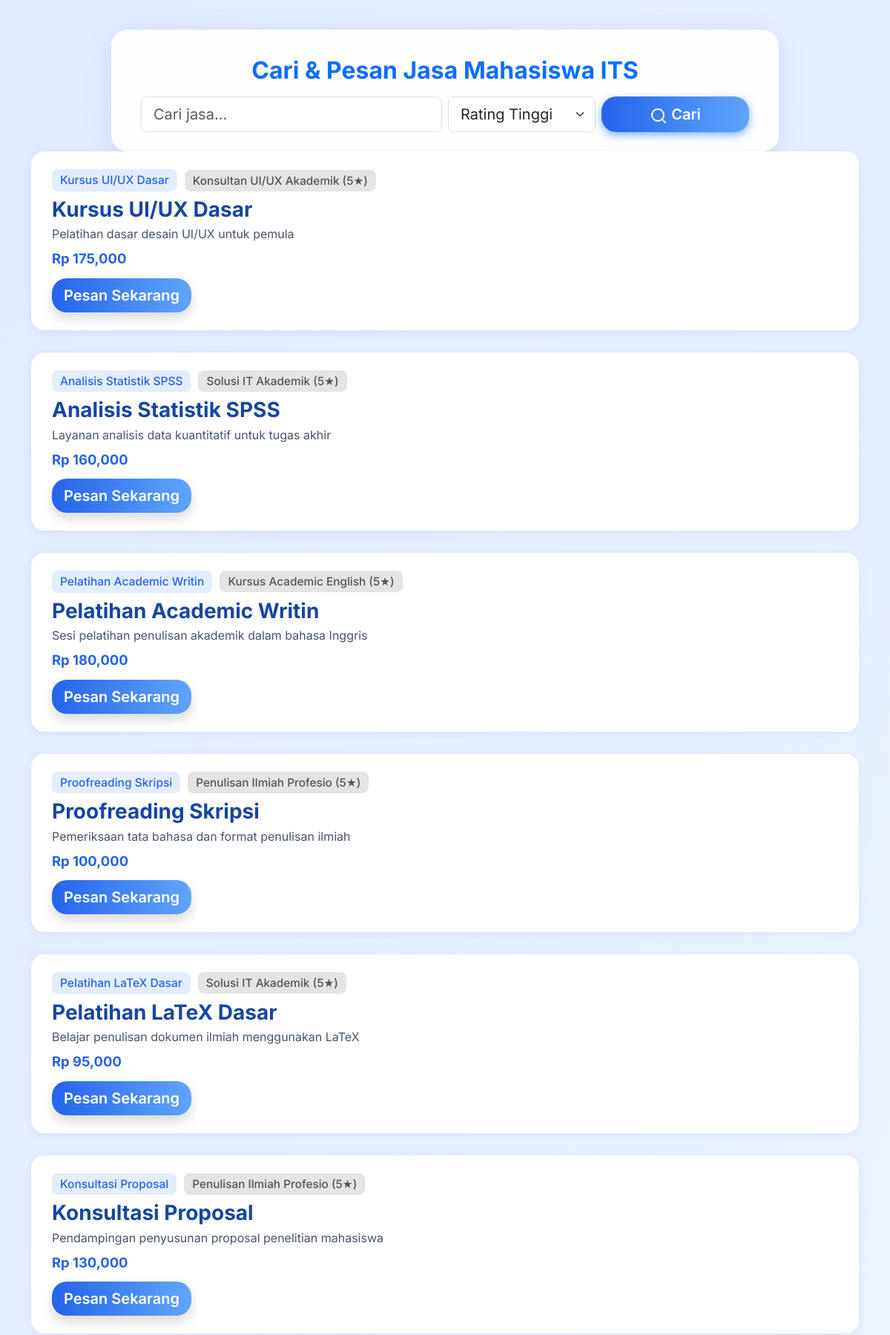
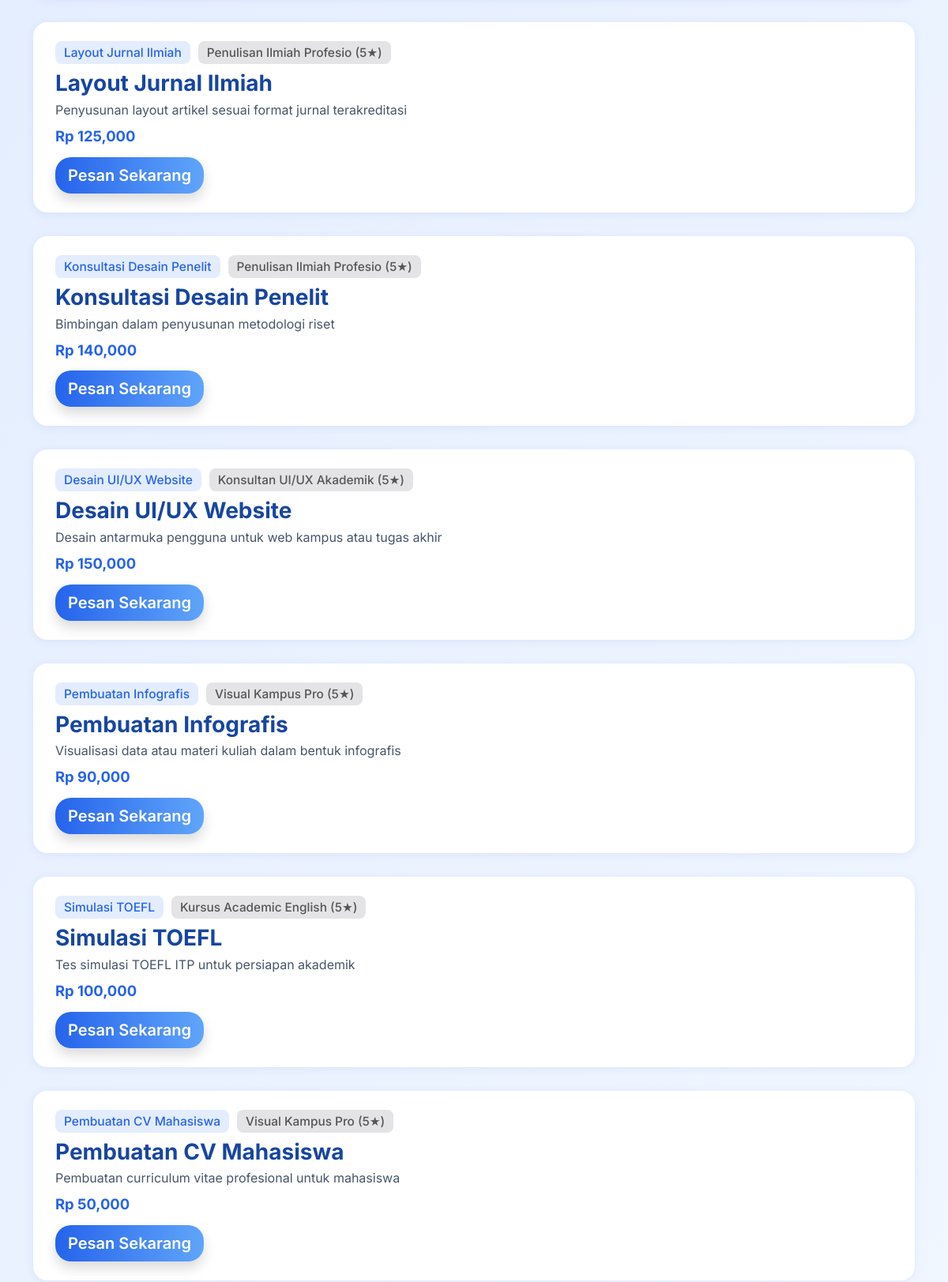
The app's page /itsSkillsahre/customer/cari_jasa.php (signed in, upper part) with its own data (2 pictures, top to bottom).
### tables this page shows
CREATE TABLE `service` (
  `serviceId` varchar(3) NOT NULL,
  `namaServive` varchar(25) NOT NULL,
  `deskripsi` text NOT NULL,
  `hargaDasar` float(10,2) NOT NULL,
  `durasi` timestamp NOT NULL DEFAULT current_timestamp() ON UPDATE current_timestamp()
);

### itsSkillsahre/customer/cari_jasa.php (the view, shortened to what this page needs)
<?php
include 'config.php';
$search = isset($_GET['q']) ? trim($_GET['q']) : '';
$filter = isset($_GET['filter']) ? $_GET['filter'] : 'izud';
$filter = in_array($filter, ['izud', 'jua', 'harga']) ? $filter : 'izud';
$where = $search ? "AND (s.namaServive LIKE '%$search%' OR s.deskripsi LIKE '%$search%' OR p.namaUsaha LIKE '%$search%')" : "";
if ($filter == 'izud') {
    $sql = "SELECT s.serviceId, s.namaServive, s.deskripsi, s.hargaDasar, s.durasi,
                 p.namaUsaha as provider, u.nama as nama_user, v.ratingRata
          FROM Service s
          JOIN Service_Provider sp ON s.serviceId = sp.Service_serviceId
          JOIN Provider p ON sp.Provider_providerID = p.providerID
          JOIN User u ON p.User_user_id = u.user_id
          JOIN view_provider_rating_tinggi v ON p.providerID = v.providerID
          WHERE 1=1
          $where
          GROUP BY s.serviceId
          ORDER BY v.ratingRata DESC, s.durasi DESC";
}
$q = mysqli_query($conn, $sql);
?>
<!DOCTYPE html>
<html lang="id">
<head>
    <link href="https://cdn.jsdelivr.net/npm/bootstrap@5.3.2/dist/css/bootstrap.min.css" rel="stylesheet" />
</head>
<body>
    <div class="container">
        <div class="search-card">
            <h2 class="mb-3 fw-bold text-primary text-center" style="font-size:2rem;">Cari & Pesan Jasa Mahasiswa ITS</h2>
            <form class="row justify-content-center g-2" method="get" autocomplete="off">
                <div class="col-md-6 col-12">
                    <input type="text" name="q" value="<?= htmlspecialchars($search) ?>" class="form-control form-control-lg" placeholder="Cari jasa..." autofocus />
                </div>
                <div class="col-md-3 col-12">
                    <select name="filter" class="form-select form-select-lg">
                        <option value="izud" <?= $filter == 'izud' ? 'selected' : '' ?>>Rating Tinggi</option>
                    </select>
                </div>
                <div class="col-md-3 col-12 d-grid">
                    <button class="btn btn-order btn-lg" type="submit">
                        <i data-feather="search"></i> Cari
                    </button>
                </div>
            </form>
        </div>
        <main>
            <?php if (mysqli_num_rows($q) == 0): ?>
                <div class="alert alert-warning text-center">Tidak ada jasa ditemukan.</div>
            <?php else: ?>
                <?php while ($r = mysqli_fetch_assoc($q)): ?>
                    <article class="service-card">
                        <div class="d-flex align-items-center mb-2 flex-wrap">
                            <span class="kategori-tag"><?= htmlspecialchars($r['namaServive']) ?></span>
                            <span class="provider-tag"><?= htmlspecialchars($r['provider']) ?>
                                <?php if ($filter == 'izud') echo " ({$r['ratingRata']}★)"; ?>
                            </span>
                        </div>
                        <h3 class="fw-bold mb-1" style="color:#1746a0"><?= htmlspecialchars($r['namaServive']) ?></h3>
                        <p class="mb-2" style="color:#475569;"><?= htmlspecialchars($r['deskripsi']) ?></p>
                        <div class="fw-bold mb-1" style="color:#2563eb;font-size:1.15rem;">Rp <?= number_format($r['hargaDasar']) ?></div>
                        <div class="pt-2">
                            <a href="order_jasa.php?id=<?= $r['serviceId'] ?>" class="btn btn-order btn-lg shadow">Pesan Sekarang</a>
                        </div>
                    </article>
                <?php endwhile; ?>
            <?php endif; ?>
        </main>
    </div>
</body>
</html>

### itsSkillsahre/customer/cari_jasa.php (style rules this page uses)
body { background: linear-gradient(120deg, #e0eaff 0%, #f3f9ff 100%); font-family: 'Inter', Arial, sans-serif; min-height: 100vh; padding: 40px 20px; }
.search-card { background: rgba(255, 255, 255, 0.97); box-shadow: 0 8px 40px rgba(55, 78, 180, 0.1); border-radius: 22px; max-width: 900px; margin: auto; padding: 36px 40px 26px; }
.service-card { background: #fff; border-radius: 18px; box-shadow: 0 2px 12px rgba(55, 78, 180, 0.08); transition: .18s; margin-bottom: 30px; padding: 24px 28px; }
.btn-order { border-radius: 20px; font-weight: 600; background: linear-gradient(90deg, #2563eb 0%, #60a5fa 100%); color: #fff; border: none; box-shadow: 0 4px 12px rgba(38, 132, 255, 0.6); transition: .25s; }
.kategori-tag { font-size: .97rem; color: #2563eb; background: #e3edfd; border-radius: 8px; padding: 3px 11px; font-weight: 500; margin-right: 10px; display: inline-flex; gap: 4px; }
.provider-tag { font-size: .96rem; color: #555; background: #e4e4e7; border-radius: 8px; padding: 3px 11px; font-weight: 500; display: inline-flex; gap: 4px; }

### records on screen
service: namaServive "Kursus UI/UX Dasar", provider "Konsultan UI/UX Akademik", ratingRata "5", deskripsi "Pelatihan dasar desain UI/UX untuk pemula", hargaDasar "175,000"
service: namaServive "Analisis Statistik SPSS", provider "Solusi IT Akademik", ratingRata "5", deskripsi "Layanan analisis data kuantitatif untuk tugas akhir", hargaDasar "160,000"
service: namaServive "Pelatihan Academic Writin", provider "Kursus Academic English", ratingRata "5", deskripsi "Sesi pelatihan penulisan akademik dalam bahasa Inggris", hargaDasar "180,000"
service: namaServive "Proofreading Skripsi", provider "Penulisan Ilmiah Profesio", ratingRata "5", deskripsi "Pemeriksaan tata bahasa dan format penulisan ilmiah", hargaDasar "100,000"
service: namaServive "Pelatihan LaTeX Dasar", provider "Solusi IT Akademik", ratingRata "5", deskripsi "Belajar penulisan dokumen ilmiah menggunakan LaTeX", hargaDasar "95,000"
service: namaServive "Konsultasi Proposal", provider "Penulisan Ilmiah Profesio", ratingRata "5", deskripsi "Pendampingan penyusunan proposal penelitian mahasiswa", hargaDasar "130,000"
service: namaServive "Layout Jurnal Ilmiah", provider "Penulisan Ilmiah Profesio", ratingRata "5", deskripsi "Penyusunan layout artikel sesuai format jurnal terakreditasi", hargaDasar "125,000"
service: namaServive "Konsultasi Desain Penelit", provider "Penulisan Ilmiah Profesio", ratingRata "5", deskripsi "Bimbingan dalam penyusunan metodologi riset", hargaDasar "140,000"
service: namaServive "Desain UI/UX Website", provider "Konsultan UI/UX Akademik", ratingRata "5", deskripsi "Desain antarmuka pengguna untuk web kampus atau tugas akhir", hargaDasar "150,000"
service: namaServive "Pembuatan Infografis", provider "Visual Kampus Pro", ratingRata "5", deskripsi "Visualisasi data atau materi kuliah dalam bentuk infografis", hargaDasar "90,000"
service: namaServive "Simulasi TOEFL", provider "Kursus Academic English", ratingRata "5", deskripsi "Tes simulasi TOEFL ITP untuk persiapan akademik", hargaDasar "100,000"
service: namaServive "Pembuatan CV Mahasiswa", provider "Visual Kampus Pro", ratingRata "5", deskripsi "Pembuatan curriculum vitae profesional untuk mahasiswa", hargaDasar "50,000"
